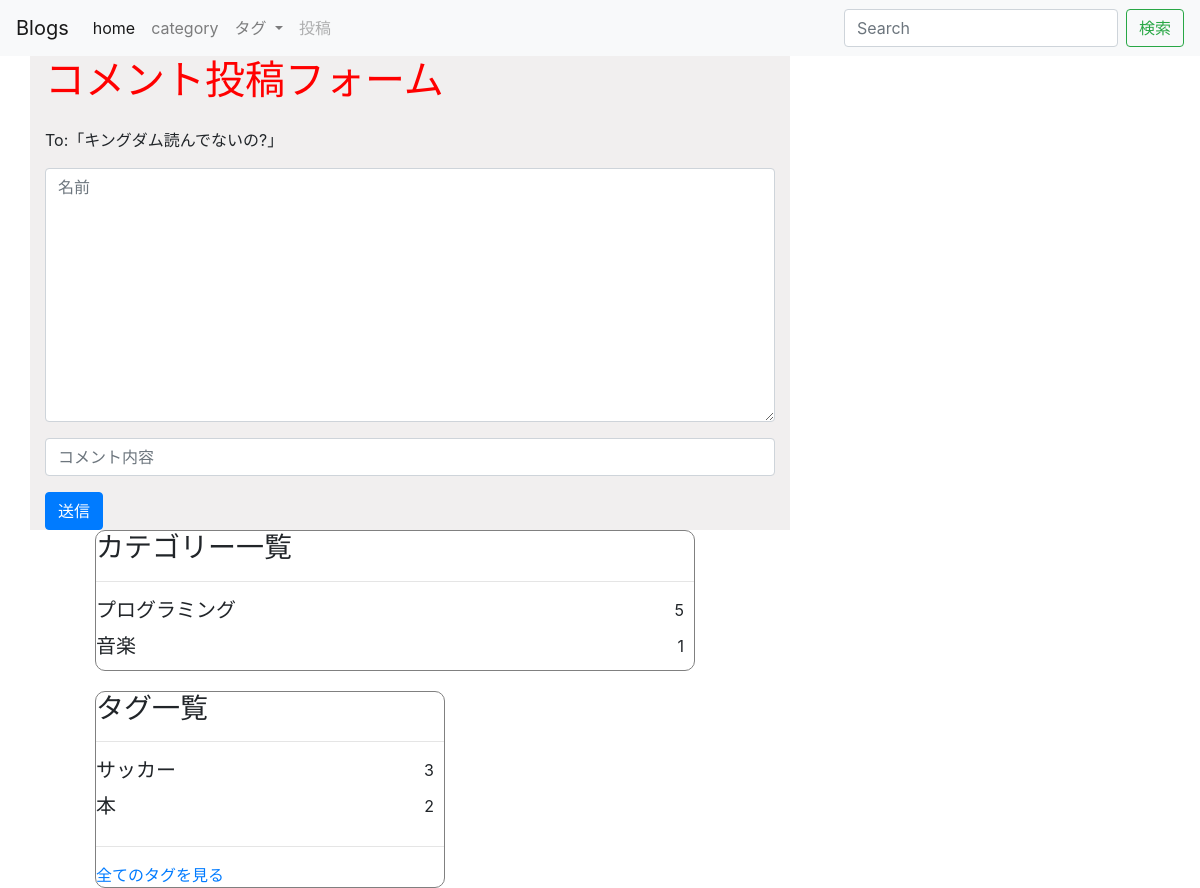
The page /comment/3/ on the database its author committed.
### blogs/models.py (models this page shows, shortened)
class Post(models.Model):
    category = models.ForeignKey(Category,on_delete=models.PROTECT)
    tags = models.ManyToManyField(Tag,blank=True)
    title = models.CharField(max_length=255)
    text = models.TextField()
    description = models.TextField(blank=True)
    created_at = models.DateTimeField(auto_now_add=True)
    update_at = models.DateTimeField(auto_now=True)
    published_at = models.DateTimeField(blank=True,null=True)
    is_public = models.BooleanField(default=False)
    image = models.ImageField(upload_to='post_image/',null=True,blank=True)
    class Meta:
        ordering = ['-created_at']

class Category(models.Model):
    name = models.CharField(max_length=40)
    slug = models.SlugField(unique=True)
    timestamp = models.DateTimeField(auto_now_add=True)

class Tag(models.Model):
    name = models.CharField(max_length=40)
    slug = models.SlugField(unique=True)
    timestamp = models.DateTimeField(auto_now_add=True)
    def __str__(self):
        return self.name

### blogs/views.py (the view, shortened to what this page needs)
# urls.py: path('comment/<int:pk>/',CommentFormView.as_view(),name='comment_form'),
class CommentFormView(CreateView):
    model = Comment
    form_class = CommentForm
    def get_context_data(self, **kwargs):
        context = super().get_context_data(**kwargs)
        post_pk = self.kwargs['pk']
        context["post"] = get_object_or_404(Post,pk=post_pk)
        return context

### blogs/forms.py
class CommentForm(ModelForm):
    class Meta:
        model = Comment
        fields = ('author','text')
        widgets = {
            'author':Textarea(attrs={
                'class':'form-control',
                'placeholder':'名前',
            }),
            'text':TextInput(attrs={
                'class':'form-control',
                'placeholder':'コメント内容',
            }),
        }
        labels = {
            'author':'',
            'text':'',
        }

### blogs/context_processors.py (called while the page is built)
def common(request):
    context = {
        'categories':Category.objects.annotate(
            num_posts = Count('post',filter=Q(post__is_public=True))),
        'tags':Tag.objects.annotate(
            num_posts = Count('post',filter=Q(post__is_public=True)))
    }
    return context

### blogs/templates/blogs/comment_form.html (shortened to what this page needs)
{% extends 'base.html' %}
{% block content %}
<div class="container">
    <div class="row">
        <main class="col-md-8">
            <h1 class="mb-4">コメント投稿フォーム</h1>
            <p>To:「{{ post.title }}」</p>
            <form method="POST">{% csrf_token %}
                {{ form.as_p }}
                <button type="submit" class="btn btn-primary">送信</button>
            </form>
        </main>
        <aside class="col-md-4">
            {% include "blogs/snippets/sidebar.html" %}
        </aside>
    </div>
</div>
{% endblock  %}

### blogs/templates/blogs/snippets/sidebar.html
<div class='category'>
    <h3>カテゴリー一覧</h3>
    <hr>
    {% for category in categories|dictsort:'id' %}
    <div class="category_content">
        <h5 class="card-title">{{ category.name }}</h5>
        <p class="card-text">{{ category.num_posts }}</p>
    </div>
    {% endfor %}
</div>
<div class="tag">
    <h3>タグ一覧</h3>
    <hr>
    {% for tag in tags|dictsortreversed:"num_posts"|slice:":5" %}
    <div class="tag_content">
        <h5 class="card-title">{{ tag.name }}</h5>
        <p class="card-text">{{ tag.num_posts }}</p>
    </div>
    {% endfor %}
    <hr>
    <div>
        <a href="{% url 'blogs:tag_list' %}">全てのタグを見る</a>
    </div>
</div>

### static/css/home.css (style rules this page uses)
h1 { color:red; }
main { width:400px; background-color: rgb(241, 239, 239); }
aside { margin-left:50px; border-radius: 10px; }
.category { border-radius: 10px; width: 600px; border: solid 1px gray; }
.tag { margin-top:20px; border-radius: 10px; border: solid 1px gray; }
.category_content { display: flex; }
.category_content p { margin-left:auto; margin-right:10px; }
.tag_content { display: flex; }
.tag_content p { margin-left:auto; margin-right:10px; }

### rows shown on the page
Post: title "キングダム読んでないの?"
Category: name "プログラミング", num_posts "5"
Category: name "音楽", num_posts "1"
Tag: name "サッカー", num_posts "3"
Tag: name "本", num_posts "2"
